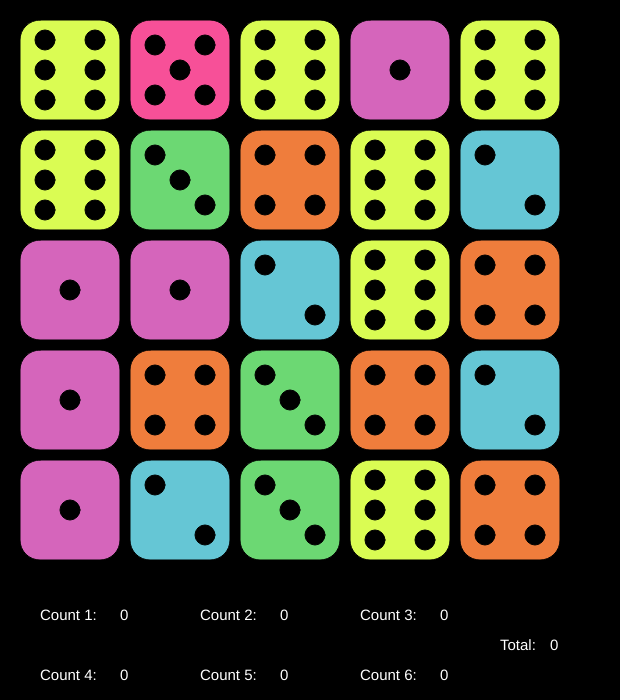
Frame 1 (no input)
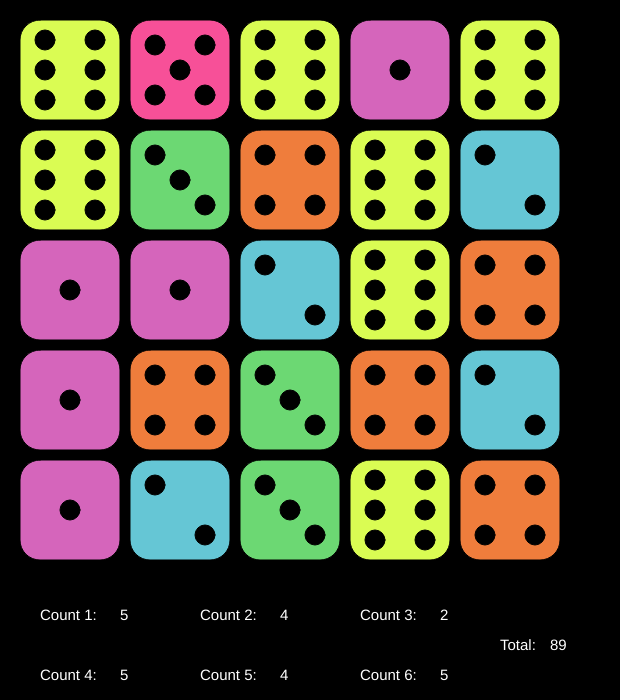
Frame 60 (no input)
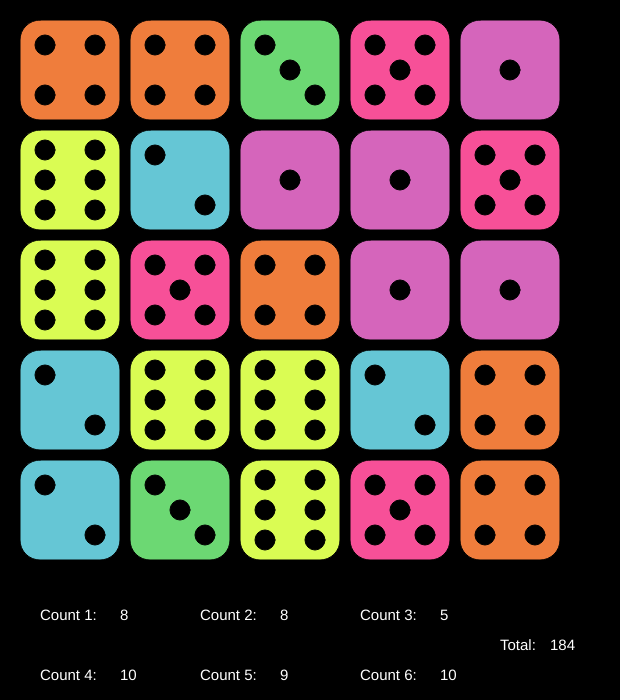
Frame 120 (the mouse pressed at the canvas centre since frame 60)

The p5.js sketch that drew these frames (run headless with seeded random() and noise() and a simulated clock; from frame 60 on, the mouse is pressed at the canvas centre):

// p5.js sketch
// ── sketch.js
'use strict';

var count1=0;
var count2=0;
var count3=0;
var count4=0;
var count5=0;
var count6=0;
var total=0;
  
var dice= new Array();
   
   
function setup()
{
createCanvas(620, 700);
  //noLoop();
  
  dice=[];
  for(var i=0; i<5; i++){
    for(var j=0; j<5; j++){
      dice[i*5+j] =new Die(110*i+20, 110*j+20);

    }
  console.log(dice);
  }
}
function draw()
{
   background(0);
 
  for(var d of dice){
    d.show();
  }
 
  
  if(frameCount%60==0){
   for(var d of dice){
    d.roll();
    total += d.rand;
  }
  }
  
 
  
fill(255);
textSize(15);
text('Count 1: ', 40, 620); 
text(count1, 120, 620);

fill(255);
textSize(15);
text('Count 2: ', 200, 620); 
text(count2, 280, 620);

fill(255);
textSize(15);
text('Count 3: ', 360, 620); 
text(count3, 440, 620);

fill(255);
textSize(15);
text('Count 4: ', 40, 680); 
text(count4, 120, 680);

fill(255);
textSize(15);
text('Count 5: ', 200, 680); 
text(count5, 280, 680);

fill(255);
textSize(15);
text('Count 6: ', 360, 680); 
text(count6, 440, 680);

fill(255);
textSize(15);
text('Total: ', 500, 650); 
text(total, 550, 650);


fill(255, 255, 255);

}





function mousePressed()
{
  redraw();
}
class Die //models one single dice cube
{
  //variable declarations here
  constructor(x, y) //constructor
  {

this.x=x;
this.y=y;    

this.rand=floor(Math.random()*6)+1;
    
  }
roll()
  {
this.rand=floor(Math.random()*6)+1;
switch(this.rand){
  case 1:
  count1++;
  break;
  case 2:
  count2++;
  break;
  case 3:
  count3++;
  break;
  case 4:
  count4++;
  break;
  case 5:
  count5++;
  break;
  case 6:
  count6++;
  break;
}
    


/*function mousePressed(){
  for(var d of dice){
    d.roll();
  }
}*/
  
  }
 show()
  {
  

   
    
    if(this.rand==1){
   fill(213,101,187);
   rect(this.x, this.y, 100, 100, 20);
   fill(0, 0, 0);
   ellipse(this.x+50, this.y+50, 20, 20);
    

    }
    
    if(this.rand==2){
   fill(101,198,213);
   rect(this.x, this.y, 100, 100, 20);
   fill(0, 0, 0);
   ellipse(this.x+75, this.y+75, 20, 20);
   ellipse(this.x+25, this.y+25, 20, 20);
    

    }
    
    if(this.rand==3){
   fill(108,216,115);
   rect(this.x, this.y, 100, 100, 20);
   fill(0, 0, 0);
   ellipse(this.x+75, this.y+75, 20, 20);
   ellipse(this.x+25, this.y+25, 20, 20);
    ellipse(this.x+50, this.y+50, 20, 20);
    

   
    }
 
    if(this.rand==4){
   fill(239,125,60);
   rect(this.x, this.y, 100, 100, 20);
   fill(0, 0, 0);
   ellipse(this.x+75, this.y+75, 20, 20);
   ellipse(this.x+25, this.y+25, 20, 20);
   ellipse(this.x+75, this.y+25, 20, 20);
   ellipse(this.x+25, this.y+75, 20, 20);
    



    }
 
    if(this.rand==5){
   fill(247,80,152);
   rect(this.x, this.y, 100, 100, 20);
   fill(0, 0, 0);
   
   ellipse(this.x+75, this.y+75, 20, 20);
   ellipse(this.x+25, this.y+25, 20, 20);
   ellipse(this.x+50, this.y+50, 20, 20);
   ellipse(this.x+75, this.y+25, 20, 20);
   ellipse(this.x+25, this.y+75, 20, 20);

   
    

    }

    if(this.rand==6){
   fill(218,252,83);
   rect(this.x, this.y, 100, 100, 20);
   fill(0, 0, 0);
   ellipse(this.x+25, this.y+20, 20, 20);
   ellipse(this.x+25, this.y+50, 20, 20);
   ellipse(this.x+25, this.y+80, 20, 20);
   ellipse(this.x+75, this.y+20, 20, 20);
   ellipse(this.x+75, this.y+50, 20, 20);
   ellipse(this.x+75, this.y+80, 20, 20);

    
   
    }
  
  
  
  
  
   }
}
